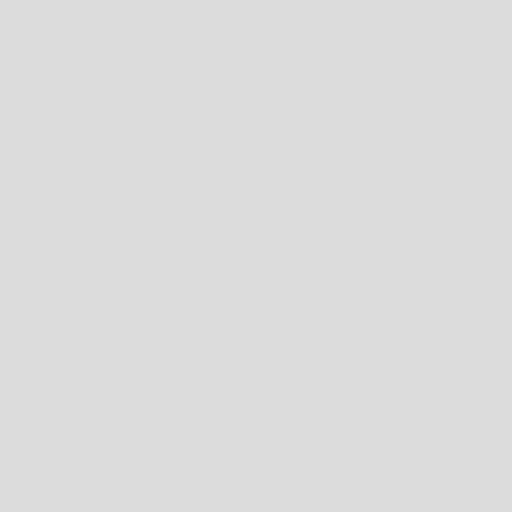
Frame 1 (no input)
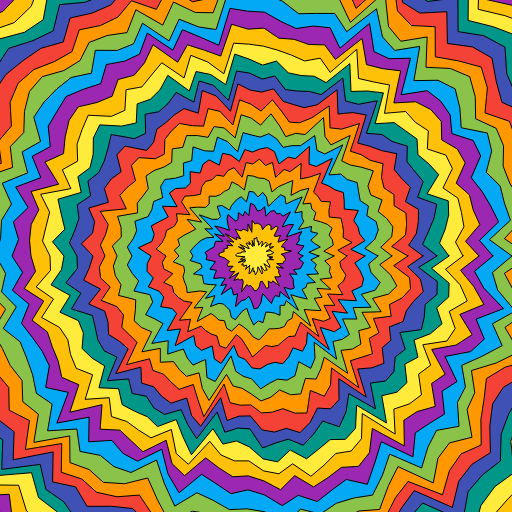
Frame 60 (no input)
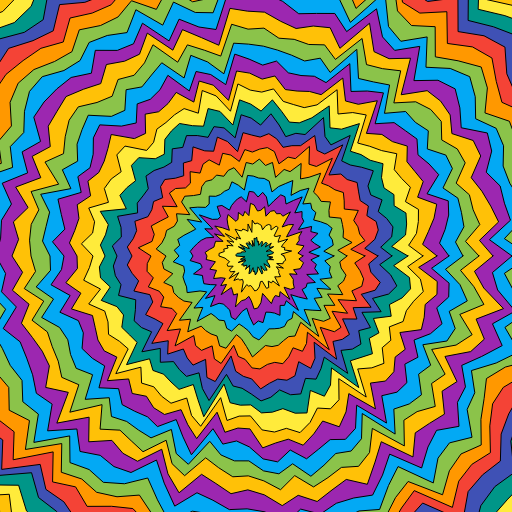
Frame 120 (the mouse pressed at the canvas centre since frame 60)

The p5.js sketch that drew these frames (run headless with seeded random() and noise() and a simulated clock; from frame 60 on, the mouse is pressed at the canvas centre):

// p5.js sketch
// ── sketch.js
// jshint esversion: 9

var rings = [];
var firstColors = [];
var mainIndex = 0;
// var colors = [
//   "rgb(244, 67, 54)",
//   "rgb(63, 81, 181)",
//   "rgb(205, 220, 57)",
//   "rgb(76, 175, 80)",
//   "rgb(255, 152, 0)",
//   "rgb(255, 87, 34)",
//   "rgb(0, 150, 136)",
//   "rgb(3, 169, 244)",
//   "rgb(103, 58, 183)",
//   "rgb(156, 39, 176)",
//   "rgb(233, 30, 99)",
// ];
// var colors = [
//   "rgb(233, 30, 99)",
//   "rgb(103, 58, 183)",
//   "rgb(33, 150, 243)",
//   "rgb(0, 188, 212)",
//   "rgb(76, 175, 80)",
//   "rgb(205, 220, 57)",
//   "rgb(255, 87, 34)",
// ];
var colors = [
  "rgb(255, 193, 7)",
  "rgb(244, 67, 54)",
  "rgb(156, 39, 176)",
  "rgb(63, 81, 181)",
  "rgb(3, 169, 244)",
  "rgb(0, 150, 136)",
  "rgb(139, 195, 74)",
  "rgb(255, 235, 59)",
  "rgb(255, 152, 0)",
];
var ringindex = 0;
var showstart = true;
var wait = 0;

function setup() {
  createCanvas(512, 512);
}

function draw() {
  background(220);
  translate(width / 2, height / 2);
  frameRate(60);

  if (showstart) {
    // if (wait < 300) {
    //   push();
    //   textSize(32);
    //   textAlign(CENTER);
    //   strokeWeight(5);
    //   text('Photosensitive Epilepsy Warning: Flashing Colors!', 0, -height / 3);
    //   text('Please close this website if you start to feel sick.', 0, -height / 3 + 32);
    //   pop();
    // }
    // if (wait > 300 && wait < 600) {
    //   push();
    //   textSize(32);
    //   textAlign(CENTER);
    //   strokeWeight(5);
    //   text('Press R to refresh manually.', 0, -height / 3);
    //   pop();
    // }
    // if (wait > 600 && wait < 900) {
    //   push();
    //   textSize(32);
    //   textAlign(CENTER);
    //   strokeWeight(5);
    //   text('Stare at the point.', 0, -height / 3);
    //   stroke(0);
    //   strokeWeight(20);
    //   point(0, 0);
    //   pop();
    // }
    // if (wait == 900) {
    showstart = false;
    // }
    wait++;
  } else {
    init();
    mainIndex++;
    for (let i = rings.length - 1; i >= 0; i--) {
      drawcircle(rings[i]);
    }
  }
}

function init() {
  if (rings.length < width / 20) {
    if (rings.length == 0) {
      rings.push(gencircle(false));
    } else {
      rings.push(gencircle(rings[rings.length - 1]));
    }
  } else {
    // rings[ringindex].color = random(colors);
    rings[ringindex].color =
      colors[
        ringindex + mainIndex > colors.length - 1
          ? ringindex + mainIndex - Math.floor((ringindex + mainIndex) / colors.length) * colors.length
          : ringindex + mainIndex
      ];
    ringindex++;
    if (ringindex == rings.length) {
      ringindex = 0;
    }
  }
}

function gencircle(child) {
  let ring = {
    shape: [],
    color: random(colors),
  };
  let ri = 0;
  for (let i = 0; i < TAU; i += TAU / 90) {
    push();

    let length;
    if (child) {
      length = round(random(child.shape[ri].l + 10, child.shape[ri].l + 20));
    } else {
      length = round(random(10, 20));
    }

    let vector = p5.Vector.fromAngle(i).mult(length);
    ring.shape.push({
      x: vector.x,
      y: vector.y,
      l: length,
    });
    pop();

    ri++;
  }
  return ring;
}

function drawcircle(ring) {
  push();
  fill(ring.color);
  stroke(0);
  strokeWeight(1);

  beginShape();
  ring.shape.forEach((s) => {
    vertex(s.x, s.y);
  });
  endShape(CLOSE);
  pop();
}

// function windowResized() {
//   resizeCanvas(windowWidth, windowHeight);
// }

function keyPressed() {
  console.log(keyCode);
  if (keyCode == 82) {
    ringindex = 0;
    showstart = true;
    wait = 0;
    rings = [];
  }
}
